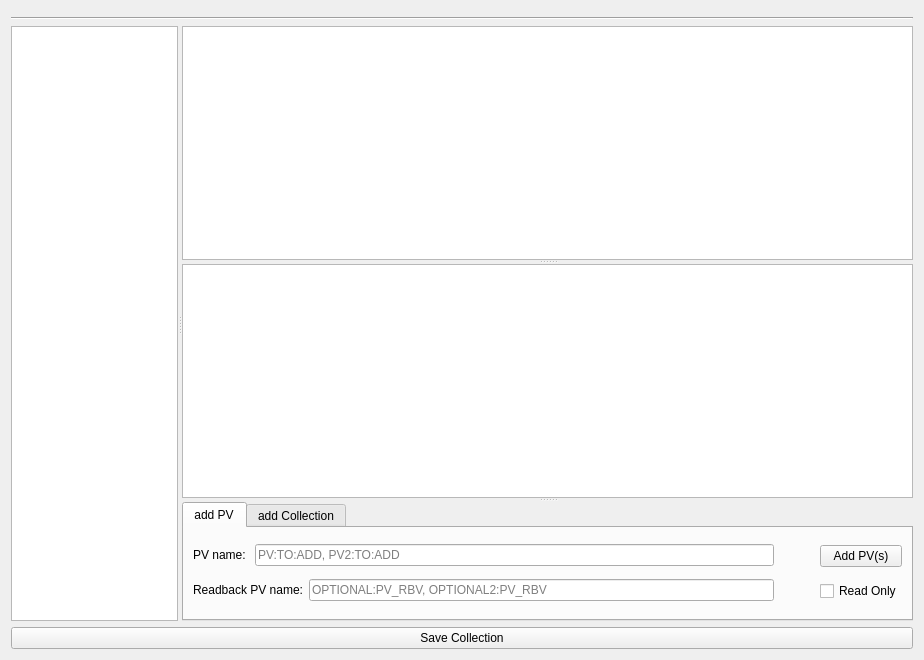
<?xml version="1.0" encoding="UTF-8"?>
<ui version="4.0">
 <class>Form</class>
 <widget class="QWidget" name="Form">
  <property name="geometry">
   <rect>
    <x>0</x>
    <y>0</y>
    <width>924</width>
    <height>660</height>
   </rect>
  </property>
  <property name="windowTitle">
   <string>Form</string>
  </property>
  <layout class="QVBoxLayout" name="verticalLayout">
   <item>
    <widget class="QWidget" name="meta_placeholder" native="true">
     <property name="sizePolicy">
      <sizepolicy hsizetype="Preferred" vsizetype="Maximum">
       <horstretch>0</horstretch>
       <verstretch>0</verstretch>
      </sizepolicy>
     </property>
    </widget>
   </item>
   <item>
    <widget class="Line" name="line">
     <property name="orientation">
      <enum>Qt::Horizontal</enum>
     </property>
    </widget>
   </item>
   <item>
    <widget class="QSplitter" name="splitter_2">
     <property name="sizePolicy">
      <sizepolicy hsizetype="Expanding" vsizetype="Expanding">
       <horstretch>0</horstretch>
       <verstretch>0</verstretch>
      </sizepolicy>
     </property>
     <property name="orientation">
      <enum>Qt::Horizontal</enum>
     </property>
     <widget class="QTreeView" name="tree_view">
      <property name="sizePolicy">
       <sizepolicy hsizetype="Preferred" vsizetype="Preferred">
        <horstretch>1</horstretch>
        <verstretch>0</verstretch>
       </sizepolicy>
      </property>
     </widget>
     <widget class="QSplitter" name="splitter">
      <property name="sizePolicy">
       <sizepolicy hsizetype="Expanding" vsizetype="Expanding">
        <horstretch>3</horstretch>
        <verstretch>0</verstretch>
       </sizepolicy>
      </property>
      <property name="orientation">
       <enum>Qt::Vertical</enum>
      </property>
      <widget class="LivePVTableView" name="sub_pv_table_view"/>
      <widget class="NestableTableView" name="sub_coll_table_view"/>
      <widget class="QTabWidget" name="add_tab_widget">
       <property name="currentIndex">
        <number>0</number>
       </property>
       <widget class="QWidget" name="pv_add_widget">
        <attribute name="title">
         <string>add PV</string>
        </attribute>
        <layout class="QHBoxLayout" name="horizontalLayout_2">
         <item>
          <layout class="QVBoxLayout" name="verticalLayout_2">
           <item>
            <layout class="QHBoxLayout" name="horizontalLayout_4">
             <item>
              <widget class="QLabel" name="pv_name_label">
               <property name="text">
                <string>PV name: </string>
               </property>
              </widget>
             </item>
             <item>
              <widget class="QLineEdit" name="pv_line_edit">
               <property name="placeholderText">
                <string>PV:TO:ADD, PV2:TO:ADD</string>
               </property>
              </widget>
             </item>
            </layout>
           </item>
           <item>
            <layout class="QHBoxLayout" name="horizontalLayout_5">
             <item>
              <widget class="QLabel" name="rbv_name_label">
               <property name="text">
                <string>Readback PV name:</string>
               </property>
              </widget>
             </item>
             <item>
              <widget class="QLineEdit" name="rbv_line_edit">
               <property name="placeholderText">
                <string>OPTIONAL:PV_RBV, OPTIONAL2:PV_RBV</string>
               </property>
              </widget>
             </item>
            </layout>
           </item>
          </layout>
         </item>
         <item>
          <spacer name="horizontalSpacer">
           <property name="orientation">
            <enum>Qt::Horizontal</enum>
           </property>
           <property name="sizeType">
            <enum>QSizePolicy::Preferred</enum>
           </property>
           <property name="sizeHint" stdset="0">
            <size>
             <width>40</width>
             <height>20</height>
            </size>
           </property>
          </spacer>
         </item>
         <item>
          <layout class="QVBoxLayout" name="verticalLayout_3">
           <item>
            <widget class="QPushButton" name="add_pvs_button">
             <property name="text">
              <string>Add PV(s)</string>
             </property>
            </widget>
           </item>
           <item>
            <layout class="QHBoxLayout" name="horizontalLayout_6">
             <item>
              <widget class="QCheckBox" name="ro_checkbox">
               <property name="text">
                <string>Read Only</string>
               </property>
              </widget>
             </item>
            </layout>
           </item>
          </layout>
         </item>
        </layout>
       </widget>
       <widget class="QWidget" name="coll_add_widget">
        <attribute name="title">
         <string>add Collection</string>
        </attribute>
        <layout class="QHBoxLayout" name="horizontalLayout_3">
         <item>
          <widget class="QLabel" name="label">
           <property name="sizePolicy">
            <sizepolicy hsizetype="Maximum" vsizetype="Preferred">
             <horstretch>0</horstretch>
             <verstretch>0</verstretch>
            </sizepolicy>
           </property>
           <property name="text">
            <string>Collection Name</string>
           </property>
          </widget>
         </item>
         <item>
          <widget class="QComboBox" name="coll_combo_box_placeholder">
           <property name="placeholderText">
            <string>Filtered Collections</string>
           </property>
          </widget>
         </item>
         <item>
          <widget class="QPushButton" name="add_collection_button">
           <property name="text">
            <string>Add Collection</string>
           </property>
          </widget>
         </item>
        </layout>
       </widget>
      </widget>
     </widget>
    </widget>
   </item>
   <item>
    <layout class="QHBoxLayout" name="horizontalLayout">
     <item>
      <widget class="QPushButton" name="save_button">
       <property name="text">
        <string>Save Collection</string>
       </property>
      </widget>
     </item>
    </layout>
   </item>
  </layout>
 </widget>
 <customwidgets>
  <customwidget>
   <class>LivePVTableView</class>
   <extends>QTableView</extends>
   <header>superscore.widgets.views</header>
  </customwidget>
  <customwidget>
   <class>NestableTableView</class>
   <extends>QTableView</extends>
   <header>superscore.widgets.views</header>
  </customwidget>
 </customwidgets>
 <resources/>
 <connections/>
</ui>
